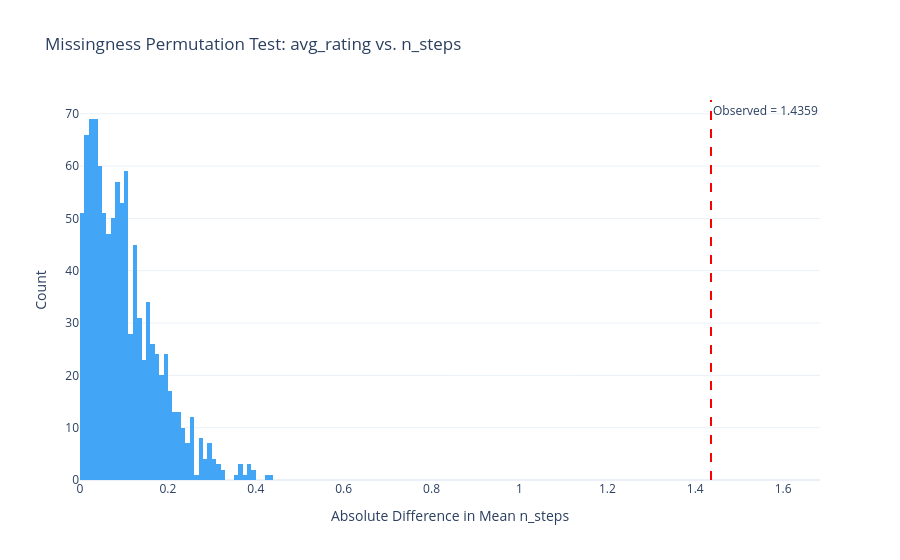

Notebook cell for this chart:
### Code cell
# Visualization: empirical distribution of permutation test for n_steps
fig_steps = px.histogram(
    x=perm_diffs_steps,
    nbins=50,
    title='Missingness Permutation Test: avg_rating vs. n_steps',
    labels={'x': 'Absolute Difference in Mean n_steps', 'y': 'Count'},
    color_discrete_sequence=['#42A5F5']
)
fig_steps.add_vline(
    x=observed_diff_steps,
    line_dash='dash',
    line_color='red',
    annotation_text=f'Observed = {observed_diff_steps:.4f}',
    annotation_position='top right'
)
fig_steps.update_layout(
    xaxis_title='Absolute Difference in Mean n_steps',
    yaxis_title='Count',
    template='plotly_white',
    showlegend=False
)
fig_steps.show()
fig_steps.write_html('assets/missingness-steps.html', include_plotlyjs='cdn')

### Figure 1 — Plotly figure (JSON) as saved in the notebook; plotly's stock layout.template omitted (floating-point values rounded to 4 significant figures; data arrays with more than 128 entries replaced by an {"elided": "..."} marker saying what was removed)
{"data": [{"bingroup": "x", "hovertemplate": "Absolute Difference in Mean n_steps=%{x}<br>count=%{y}<extra></extra>", "legendgroup": "", "marker": {"color": "#42A5F5", "pattern": {"shape": ""}}, "name": "", "nbinsx": 50, "orientation": "v", "showlegend": false, "type": "histogram", "x": {"elided": "1000 float values"}, "xaxis": "x", "yaxis": "y"}], "layout": {"annotations": [{"showarrow": false, "text": "Observed = 1.4359", "x": 1.436, "xanchor": "left", "xref": "x", "y": 1, "yanchor": "top", "yref": "y domain"}], "barmode": "relative", "legend": {"tracegroupgap": 0}, "shapes": [{"line": {"color": "red", "dash": "dash"}, "type": "line", "x0": 1.436, "x1": 1.436, "xref": "x", "y0": 0, "y1": 1, "yref": "y domain"}], "showlegend": false, "title": {"text": "Missingness Permutation Test: avg_rating vs. n_steps"}, "xaxis": {"anchor": "y", "domain": [0, 1], "title": {"text": "Absolute Difference in Mean n_steps"}}, "yaxis": {"anchor": "x", "domain": [0, 1], "title": {"text": "Count"}}}}
